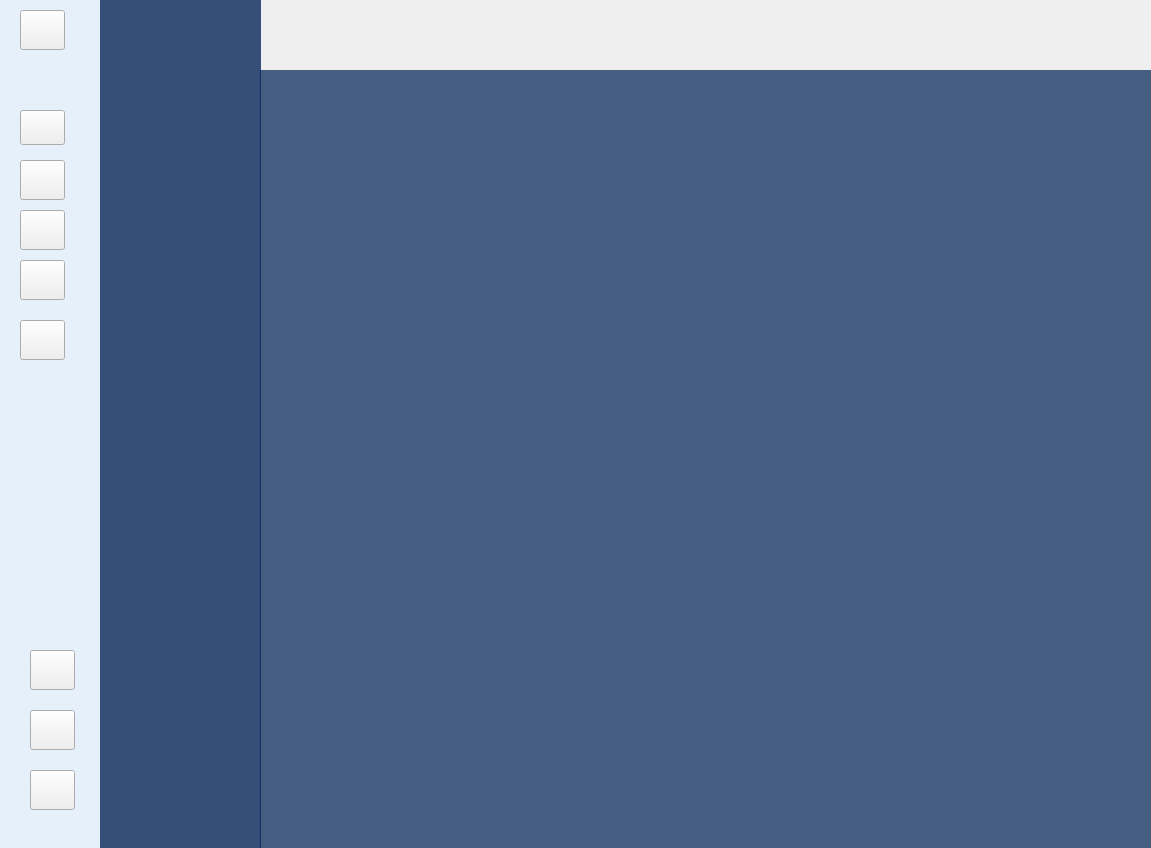
<?xml version="1.0" encoding="UTF-8"?>
<ui version="4.0">
 <class>MainWindow</class>
 <widget class="QMainWindow" name="MainWindow">
  <property name="geometry">
   <rect>
    <x>0</x>
    <y>0</y>
    <width>1151</width>
    <height>848</height>
   </rect>
  </property>
  <property name="windowTitle">
   <string>Kılıç Logistics</string>
  </property>
  <widget class="QWidget" name="centralwidget">
   <property name="styleSheet">
    <string notr="true">QWidget#widgetIconOnly{
	background-color: #e6f0fa;
	
}

QWidget#widgetDropdown{
	background-color: rgba(1,34,87,200);
}

QWidget#widgetPage{
	background-color:rgba(1,34,87,180)
}

/* Buttons */

QPushButton#pushButtonMenu{
	border-image: url(:/buttons/menu-colored.svg);
	background-repeat: no-repeat;
	width: 50px;
	height: 45px;
}
QPushButton#pushButtonMenu:hover{
	border-image: url(:/buttons/menu-hover.svg);
	background-repeat: no-repeat;
}
QPushButton#pushButtonMenu:pressed{
	border-image: url(:/buttons/menu-pressed.svg);
	background-repeat: no-repeat;
}

QPushButton#pushButtonOrder{
	border-image: url(:/buttons/box-colored.svg);
	background-repeat: no-repeat;
	width: 50px;
	height: 45px;
}
QPushButton#pushButtonOrder:hover{
	border-image: url(:/buttons/box-hover.svg);
	background-repeat: no-repeat;
}
QPushButton#pushButtonOrder:pressed{
	border-image: url(:/buttons/box-pressed.svg);
	background-repeat: no-repeat;
}

QPushButton#pushButtonTruck{
	border-image: url(:/buttons/truck-colored.svg);
	background-repeat: no-repeat;
	width: 50px;
	height: 45px;
}
QPushButton#pushButtonTruck:hover{
	border-image: url(:/buttons/truck-hover.svg);
	background-repeat: no-repeat;
}
QPushButton#pushButtonTruck:pressed{
	border-image: url(:/buttons/truck-pressed.svg);
	background-repeat: no-repeat;
}

QPushButton#pushButtonEmployee{
	border-image: url(:/buttons/employee-colored.svg);
	background-repeat: no-repeat;
	width: 50px;
	height: 45px
}
QPushButton#pushButtonEmployee:hover{
	border-image: url(:/buttons/employee-hover.svg);
	background-repeat: no-repeat;
}
QPushButton#pushButtonEmployee:pressed{
	border-image: url(:/buttons/employee-pressed.svg);
	background-repeat: no-repeat;
}

QPushButton#pushButtonReport{
	border-image: url(:/buttons/report-colored.svg);
	background-repeat: no-repeat;
	width: 50px;
	height: 45px;
}
QPushButton#pushButtonReport:hover{
	border-image: url(:/buttons/report-hover.svg);
	background-repeat: no-repeat;
}
QPushButton#pushButtonReport:pressed{
	border-image: url(:/buttons/report-pressed.svg);
	background-repeat: no-repeat;
}

QPushButton#pushButtonSettings{
	border-image: url(:/buttons/settings-colored.svg);
	background-repeat: no-repeat;
	width: 50px;
	height: 45px;
}
QPushButton#pushButtonSettings:hover{
	border-image: url(:/buttons/settings-hover.svg);
	background-repeat: no-repeat;
}
QPushButton#pushButtonSettings:pressed{
	border-image: url(:/buttons/settings-pressed.svg);
	background-repeat: no-repeat;
}

QPushButton#pushButtonLogout{
	border-image: url(:/buttons/logout-colored.svg);
	background-repeat: no-repeat;
	width: 50px;
	height: 45px;
}
QPushButton#pushButtonLogout:hover{
	border-image: url(:/buttons/logout-hover.svg);
	background-repeat: no-repeat;
}
QPushButton#pushButtonLogout:pressed{
	border-image: url(:/buttons/logout-pressed.svg);
	background-repeat: no-repeat;
}

QPushButton#pushButtonCourier{
	border-image: url(:/buttons/courier-colored.svg);
	background-repeat: no-repeat;
	width: 50px;
	height: 45px;
}
QPushButton#pushButtonCourier:hover{
	border-image: url(:/buttons/courier-hover.svg);
	background-repeat: no-repeat;
}
QPushButton#pushButtonCourier:pressed{
	border-image: url(:/buttons/courier-pressed.svg);
	background-repeat: no-repeat;
}

QPushButton#pushButtonDriver{
	border-image: url(:/buttons/driver-colored.svg);
	background-repeat: no-repeat;
	width: 50px;
	height: 45px;
}
QPushButton#pushButtonDriver:hover{
	border-image: url(:/buttons/driver-hover.svg);
	background-repeat: no-repeat;
}
QPushButton#pushButtonDriver:pressed{
	border-image: url(:/buttons/driver-pressed.svg);
	background-repeat: no-repeat;
}
	






</string>
   </property>
   <widget class="QWidget" name="widgetIconOnly" native="true">
    <property name="geometry">
     <rect>
      <x>0</x>
      <y>0</y>
      <width>101</width>
      <height>851</height>
     </rect>
    </property>
    <widget class="QPushButton" name="pushButtonMenu">
     <property name="geometry">
      <rect>
       <x>20</x>
       <y>10</y>
       <width>45</width>
       <height>40</height>
      </rect>
     </property>
     <property name="minimumSize">
      <size>
       <width>45</width>
       <height>40</height>
      </size>
     </property>
     <property name="maximumSize">
      <size>
       <width>45</width>
       <height>40</height>
      </size>
     </property>
     <property name="text">
      <string/>
     </property>
    </widget>
    <widget class="QPushButton" name="pushButtonOrder">
     <property name="geometry">
      <rect>
       <x>20</x>
       <y>160</y>
       <width>45</width>
       <height>40</height>
      </rect>
     </property>
     <property name="minimumSize">
      <size>
       <width>45</width>
       <height>40</height>
      </size>
     </property>
     <property name="maximumSize">
      <size>
       <width>45</width>
       <height>40</height>
      </size>
     </property>
     <property name="text">
      <string/>
     </property>
    </widget>
    <widget class="QPushButton" name="pushButtonTruck">
     <property name="geometry">
      <rect>
       <x>20</x>
       <y>210</y>
       <width>45</width>
       <height>40</height>
      </rect>
     </property>
     <property name="minimumSize">
      <size>
       <width>45</width>
       <height>40</height>
      </size>
     </property>
     <property name="maximumSize">
      <size>
       <width>45</width>
       <height>40</height>
      </size>
     </property>
     <property name="text">
      <string/>
     </property>
    </widget>
    <widget class="QPushButton" name="pushButtonEmployee">
     <property name="geometry">
      <rect>
       <x>20</x>
       <y>110</y>
       <width>45</width>
       <height>35</height>
      </rect>
     </property>
     <property name="minimumSize">
      <size>
       <width>40</width>
       <height>35</height>
      </size>
     </property>
     <property name="text">
      <string/>
     </property>
    </widget>
    <widget class="QPushButton" name="pushButtonReport">
     <property name="geometry">
      <rect>
       <x>30</x>
       <y>650</y>
       <width>45</width>
       <height>40</height>
      </rect>
     </property>
     <property name="minimumSize">
      <size>
       <width>45</width>
       <height>40</height>
      </size>
     </property>
     <property name="maximumSize">
      <size>
       <width>45</width>
       <height>40</height>
      </size>
     </property>
     <property name="text">
      <string/>
     </property>
    </widget>
    <widget class="QPushButton" name="pushButtonSettings">
     <property name="geometry">
      <rect>
       <x>30</x>
       <y>710</y>
       <width>45</width>
       <height>40</height>
      </rect>
     </property>
     <property name="minimumSize">
      <size>
       <width>45</width>
       <height>40</height>
      </size>
     </property>
     <property name="maximumSize">
      <size>
       <width>45</width>
       <height>40</height>
      </size>
     </property>
     <property name="sizeIncrement">
      <size>
       <width>45</width>
       <height>45</height>
      </size>
     </property>
     <property name="text">
      <string/>
     </property>
    </widget>
    <widget class="QPushButton" name="pushButtonLogout">
     <property name="geometry">
      <rect>
       <x>30</x>
       <y>770</y>
       <width>45</width>
       <height>40</height>
      </rect>
     </property>
     <property name="minimumSize">
      <size>
       <width>45</width>
       <height>40</height>
      </size>
     </property>
     <property name="maximumSize">
      <size>
       <width>45</width>
       <height>40</height>
      </size>
     </property>
     <property name="text">
      <string/>
     </property>
    </widget>
    <widget class="QPushButton" name="pushButtonCourier">
     <property name="geometry">
      <rect>
       <x>20</x>
       <y>260</y>
       <width>45</width>
       <height>40</height>
      </rect>
     </property>
     <property name="minimumSize">
      <size>
       <width>45</width>
       <height>40</height>
      </size>
     </property>
     <property name="maximumSize">
      <size>
       <width>45</width>
       <height>40</height>
      </size>
     </property>
     <property name="text">
      <string/>
     </property>
    </widget>
    <widget class="QPushButton" name="pushButtonDriver">
     <property name="geometry">
      <rect>
       <x>20</x>
       <y>320</y>
       <width>45</width>
       <height>40</height>
      </rect>
     </property>
     <property name="minimumSize">
      <size>
       <width>45</width>
       <height>40</height>
      </size>
     </property>
     <property name="maximumSize">
      <size>
       <width>45</width>
       <height>40</height>
      </size>
     </property>
     <property name="text">
      <string/>
     </property>
    </widget>
   </widget>
   <widget class="QWidget" name="widgetDropdown" native="true">
    <property name="geometry">
     <rect>
      <x>100</x>
      <y>0</y>
      <width>161</width>
      <height>851</height>
     </rect>
    </property>
   </widget>
   <widget class="QWidget" name="widgetPage" native="true">
    <property name="geometry">
     <rect>
      <x>260</x>
      <y>70</y>
      <width>891</width>
      <height>781</height>
     </rect>
    </property>
   </widget>
  </widget>
 </widget>
 <resources>
  <include location="../icons/buttons/buttons-resources.qrc"/>
 </resources>
 <connections/>
</ui>
